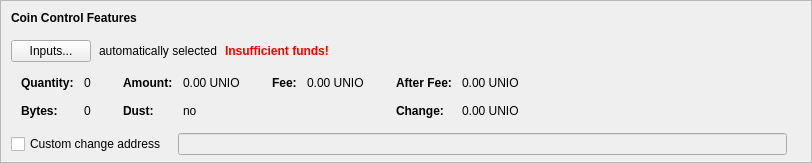
    <widget class="QFrame" name="frameCoinControl">
     <property name="sizePolicy">
      <sizepolicy hsizetype="Expanding" vsizetype="Expanding">
       <horstretch>0</horstretch>
       <verstretch>0</verstretch>
      </sizepolicy>
     </property>
     <property name="maximumSize">
      <size>
       <width>16777215</width>
       <height>16777215</height>
      </size>
     </property>
     <property name="frameShape">
      <enum>QFrame::StyledPanel</enum>
     </property>
     <property name="frameShadow">
      <enum>QFrame::Sunken</enum>
     </property>
     <layout class="QVBoxLayout" name="verticalLayoutCoinControl2">
      <property name="spacing">
       <number>0</number>
      </property>
      <property name="leftMargin">
       <number>0</number>
      </property>
      <property name="topMargin">
       <number>0</number>
      </property>
      <property name="rightMargin">
       <number>0</number>
      </property>
      <property name="bottomMargin">
       <number>6</number>
      </property>
      <item>
       <layout class="QVBoxLayout" name="verticalLayoutCoinControl" stretch="0,0,0,0,1">
        <property name="spacing">
         <number>0</number>
        </property>
        <property name="leftMargin">
         <number>10</number>
        </property>
        <property name="topMargin">
         <number>10</number>
        </property>
        <item>
         <layout class="QHBoxLayout" name="horizontalLayoutCoinControl1">
          <property name="bottomMargin">
           <number>15</number>
          </property>
          <item>
           <widget class="QLabel" name="labelCoinControlFeatures">
            <property name="sizePolicy">
             <sizepolicy hsizetype="Preferred" vsizetype="Maximum">
              <horstretch>0</horstretch>
              <verstretch>0</verstretch>
             </sizepolicy>
            </property>
            <property name="font">
             <font>
              <weight>75</weight>
              <bold>true</bold>
             </font>
            </property>
            <property name="styleSheet">
             <string notr="true">font-weight:bold;</string>
            </property>
            <property name="text">
             <string>Coin Control Features</string>
            </property>
           </widget>
          </item>
         </layout>
        </item>
        <item>
         <layout class="QHBoxLayout" name="horizontalLayoutCoinControl2" stretch="0,0,0,0">
          <property name="spacing">
           <number>8</number>
          </property>
          <property name="bottomMargin">
           <number>10</number>
          </property>
          <item>
           <widget class="QPushButton" name="pushButtonCoinControl">
            <property name="styleSheet">
             <string notr="true"/>
            </property>
            <property name="text">
             <string>Inputs...</string>
            </property>
            <property name="autoDefault">
             <bool>false</bool>
            </property>
           </widget>
          </item>
          <item>
           <widget class="QLabel" name="labelCoinControlAutomaticallySelected">
            <property name="text">
             <string>automatically selected</string>
            </property>
            <property name="margin">
             <number>5</number>
            </property>
           </widget>
          </item>
          <item>
           <widget class="QLabel" name="labelCoinControlInsuffFunds">
            <property name="font">
             <font>
              <weight>75</weight>
              <bold>true</bold>
             </font>
            </property>
            <property name="styleSheet">
             <string notr="true">color:red;font-weight:bold;</string>
            </property>
            <property name="text">
             <string>Insufficient funds!</string>
            </property>
            <property name="margin">
             <number>5</number>
            </property>
           </widget>
          </item>
          <item>
           <spacer name="horizontalSpacerCoinControl">
            <property name="orientation">
             <enum>Qt::Horizontal</enum>
            </property>
            <property name="sizeHint" stdset="0">
             <size>
              <width>40</width>
              <height>1</height>
             </size>
            </property>
           </spacer>
          </item>
         </layout>
        </item>
        <item>
         <widget class="QWidget" name="widgetCoinControl" native="true">
          <property name="sizePolicy">
           <sizepolicy hsizetype="Preferred" vsizetype="Preferred">
            <horstretch>0</horstretch>
            <verstretch>0</verstretch>
           </sizepolicy>
          </property>
          <property name="minimumSize">
           <size>
            <width>0</width>
            <height>0</height>
           </size>
          </property>
          <property name="styleSheet">
           <string notr="true"/>
          </property>
          <layout class="QHBoxLayout" name="horizontalLayoutCoinControl5">
           <property name="leftMargin">
            <number>0</number>
           </property>
           <property name="topMargin">
            <number>0</number>
           </property>
           <property name="rightMargin">
            <number>0</number>
           </property>
           <property name="bottomMargin">
            <number>0</number>
           </property>
           <item>
            <layout class="QHBoxLayout" name="horizontalLayoutCoinControl3" stretch="0,0,0,1">
             <property name="spacing">
              <number>20</number>
             </property>
             <property name="topMargin">
              <number>0</number>
             </property>
             <property name="bottomMargin">
              <number>10</number>
             </property>
             <item>
              <layout class="QFormLayout" name="formLayoutCoinControl1">
               <property name="horizontalSpacing">
                <number>10</number>
               </property>
               <property name="verticalSpacing">
                <number>14</number>
               </property>
               <property name="leftMargin">
                <number>10</number>
               </property>
               <property name="topMargin">
                <number>4</number>
               </property>
               <property name="rightMargin">
                <number>6</number>
               </property>
               <item row="0" column="0">
                <widget class="QLabel" name="labelCoinControlQuantityText">
                 <property name="font">
                  <font>
                   <weight>75</weight>
                   <bold>true</bold>
                  </font>
                 </property>
                 <property name="text">
                  <string>Quantity:</string>
                 </property>
                 <property name="margin">
                  <number>0</number>
                 </property>
                </widget>
               </item>
               <item row="0" column="1">
                <widget class="QLabel" name="labelCoinControlQuantity">
                 <property name="cursor">
                  <cursorShape>IBeamCursor</cursorShape>
                 </property>
                 <property name="contextMenuPolicy">
                  <enum>Qt::ActionsContextMenu</enum>
                 </property>
                 <property name="text">
                  <string notr="true">0</string>
                 </property>
                 <property name="margin">
                  <number>0</number>
                 </property>
                 <property name="textInteractionFlags">
                  <set>Qt::LinksAccessibleByMouse|Qt::TextSelectableByKeyboard|Qt::TextSelectableByMouse</set>
                 </property>
                </widget>
               </item>
               <item row="1" column="0">
                <widget class="QLabel" name="labelCoinControlBytesText">
                 <property name="font">
                  <font>
                   <weight>75</weight>
                   <bold>true</bold>
                  </font>
                 </property>
                 <property name="text">
                  <string>Bytes:</string>
                 </property>
                </widget>
               </item>
               <item row="1" column="1">
                <widget class="QLabel" name="labelCoinControlBytes">
                 <property name="cursor">
                  <cursorShape>IBeamCursor</cursorShape>
                 </property>
                 <property name="contextMenuPolicy">
                  <enum>Qt::ActionsContextMenu</enum>
                 </property>
                 <property name="text">
                  <string notr="true">0</string>
                 </property>
                 <property name="textInteractionFlags">
                  <set>Qt::LinksAccessibleByMouse|Qt::TextSelectableByKeyboard|Qt::TextSelectableByMouse</set>
                 </property>
                </widget>
               </item>
              </layout>
             </item>
             <item>
              <layout class="QFormLayout" name="formLayoutCoinControl2">
               <property name="horizontalSpacing">
                <number>10</number>
               </property>
               <property name="verticalSpacing">
                <number>14</number>
               </property>
               <property name="leftMargin">
                <number>6</number>
               </property>
               <property name="topMargin">
                <number>4</number>
               </property>
               <property name="rightMargin">
                <number>6</number>
               </property>
               <item row="0" column="0">
                <widget class="QLabel" name="labelCoinControlAmountText">
                 <property name="font">
                  <font>
                   <weight>75</weight>
                   <bold>true</bold>
                  </font>
                 </property>
                 <property name="text">
                  <string>Amount:</string>
                 </property>
                 <property name="margin">
                  <number>0</number>
                 </property>
                </widget>
               </item>
               <item row="0" column="1">
                <widget class="QLabel" name="labelCoinControlAmount">
                 <property name="cursor">
                  <cursorShape>IBeamCursor</cursorShape>
                 </property>
                 <property name="contextMenuPolicy">
                  <enum>Qt::ActionsContextMenu</enum>
                 </property>
                 <property name="text">
                  <string notr="true">0.00 UNIO</string>
                 </property>
                 <property name="textInteractionFlags">
                  <set>Qt::LinksAccessibleByMouse|Qt::TextSelectableByKeyboard|Qt::TextSelectableByMouse</set>
                 </property>
                </widget>
               </item>
               <item row="1" column="0">
                <widget class="QLabel" name="labelCoinControlLowOutputText">
                 <property name="font">
                  <font>
                   <weight>75</weight>
                   <bold>true</bold>
                  </font>
                 </property>
                 <property name="text">
                  <string>Dust:</string>
                 </property>
                </widget>
               </item>
               <item row="1" column="1">
                <widget class="QLabel" name="labelCoinControlLowOutput">
                 <property name="cursor">
                  <cursorShape>IBeamCursor</cursorShape>
                 </property>
                 <property name="contextMenuPolicy">
                  <enum>Qt::ActionsContextMenu</enum>
                 </property>
                 <property name="text">
                  <string notr="true">no</string>
                 </property>
                 <property name="textInteractionFlags">
                  <set>Qt::LinksAccessibleByMouse|Qt::TextSelectableByKeyboard|Qt::TextSelectableByMouse</set>
                 </property>
                </widget>
               </item>
              </layout>
             </item>
             <item>
              <layout class="QFormLayout" name="formLayoutCoinControl3">
               <property name="horizontalSpacing">
                <number>10</number>
               </property>
               <property name="verticalSpacing">
                <number>14</number>
               </property>
               <property name="leftMargin">
                <number>6</number>
               </property>
               <property name="topMargin">
                <number>4</number>
               </property>
               <property name="rightMargin">
                <number>6</number>
               </property>
               <item row="0" column="0">
                <widget class="QLabel" name="labelCoinControlFeeText">
                 <property name="font">
                  <font>
                   <weight>75</weight>
                   <bold>true</bold>
                  </font>
                 </property>
                 <property name="text">
                  <string>Fee:</string>
                 </property>
                 <property name="margin">
                  <number>0</number>
                 </property>
                </widget>
               </item>
               <item row="0" column="1">
                <widget class="QLabel" name="labelCoinControlFee">
                 <property name="cursor">
                  <cursorShape>IBeamCursor</cursorShape>
                 </property>
                 <property name="contextMenuPolicy">
                  <enum>Qt::ActionsContextMenu</enum>
                 </property>
                 <property name="text">
                  <string notr="true">0.00 UNIO</string>
                 </property>
                 <property name="textInteractionFlags">
                  <set>Qt::LinksAccessibleByMouse|Qt::TextSelectableByKeyboard|Qt::TextSelectableByMouse</set>
                 </property>
                </widget>
               </item>
             </layout>
             </item>
             <item>
              <layout class="QFormLayout" name="formLayoutCoinControl4">
               <property name="horizontalSpacing">
                <number>10</number>
               </property>
               <property name="verticalSpacing">
                <number>14</number>
               </property>
               <property name="leftMargin">
                <number>6</number>
               </property>
               <property name="topMargin">
                <number>4</number>
               </property>
               <property name="rightMargin">
                <number>6</number>
               </property>
               <item row="0" column="0">
                <widget class="QLabel" name="labelCoinControlAfterFeeText">
                 <property name="font">
                  <font>
                   <weight>75</weight>
                   <bold>true</bold>
                  </font>
                 </property>
                 <property name="text">
                  <string>After Fee:</string>
                 </property>
                 <property name="margin">
                  <number>0</number>
                 </property>
                </widget>
               </item>
               <item row="0" column="1">
                <widget class="QLabel" name="labelCoinControlAfterFee">
                 <property name="cursor">
                  <cursorShape>IBeamCursor</cursorShape>
                 </property>
                 <property name="contextMenuPolicy">
                  <enum>Qt::ActionsContextMenu</enum>
                 </property>
                 <property name="text">
                  <string notr="true">0.00 UNIO</string>
                 </property>
                 <property name="textInteractionFlags">
                  <set>Qt::LinksAccessibleByMouse|Qt::TextSelectableByKeyboard|Qt::TextSelectableByMouse</set>
                 </property>
                </widget>
               </item>
               <item row="1" column="0">
                <widget class="QLabel" name="labelCoinControlChangeText">
                 <property name="font">
                  <font>
                   <weight>75</weight>
                   <bold>true</bold>
                  </font>
                 </property>
                 <property name="text">
                  <string>Change:</string>
                 </property>
                </widget>
               </item>
               <item row="1" column="1">
                <widget class="QLabel" name="labelCoinControlChange">
                 <property name="cursor">
                  <cursorShape>IBeamCursor</cursorShape>
                 </property>
                 <property name="contextMenuPolicy">
                  <enum>Qt::ActionsContextMenu</enum>
                 </property>
                 <property name="text">
                  <string notr="true">0.00 UNIO</string>
                 </property>
                 <property name="textInteractionFlags">
                  <set>Qt::LinksAccessibleByMouse|Qt::TextSelectableByKeyboard|Qt::TextSelectableByMouse</set>
                 </property>
                </widget>
               </item>
              </layout>
             </item>
            </layout>
           </item>
          </layout>
         </widget>
        </item>
        <item>
         <layout class="QHBoxLayout" name="horizontalLayoutCoinControl4" stretch="0,0,0">
          <property name="spacing">
           <number>12</number>
          </property>
          <property name="sizeConstraint">
           <enum>QLayout::SetDefaultConstraint</enum>
          </property>
          <property name="topMargin">
           <number>5</number>
          </property>
          <property name="rightMargin">
           <number>5</number>
          </property>
          <item>
           <widget class="QCheckBox" name="checkBoxCoinControlChange">
            <property name="toolTip">
             <string>If this is activated, but the change address is empty or invalid, change will be sent to a newly generated address.</string>
            </property>
            <property name="text">
             <string>Custom change address</string>
            </property>
           </widget>
          </item>
          <item>
           <widget class="QValidatedLineEdit" name="lineEditCoinControlChange">
            <property name="enabled">
             <bool>false</bool>
            </property>
            <property name="sizePolicy">
             <sizepolicy hsizetype="Expanding" vsizetype="Fixed">
              <horstretch>0</horstretch>
              <verstretch>0</verstretch>
             </sizepolicy>
            </property>
           </widget>
          </item>
          <item>
           <widget class="QLabel" name="labelCoinControlChangeLabel">
            <property name="sizePolicy">
             <sizepolicy hsizetype="Preferred" vsizetype="Expanding">
              <horstretch>0</horstretch>
              <verstretch>0</verstretch>
             </sizepolicy>
            </property>
            <property name="minimumSize">
             <size>
              <width>0</width>
              <height>0</height>
             </size>
            </property>
            <property name="text">
             <string/>
            </property>
            <property name="margin">
             <number>3</number>
            </property>
           </widget>
          </item>
         </layout>
        </item>
        <item>
         <spacer name="verticalSpacerCoinControl">
          <property name="orientation">
           <enum>Qt::Vertical</enum>
          </property>
          <property name="sizeHint" stdset="0">
           <size>
            <width>800</width>
            <height>1</height>
           </size>
          </property>
         </spacer>
        </item>
       </layout>
      </item>
     </layout>
    </widget>
